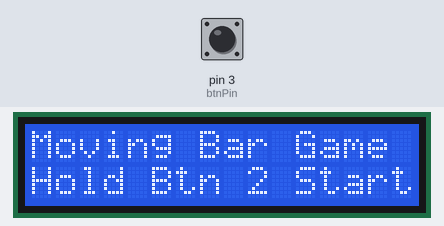
Recording of a sketch running on a simulated Arduino Uno, built with avr-gcc and run on an emulated ATmega328P. On the bench: 16×2 character LCD. The inputs (shaded band) are chosen by the test bench; at power-on: pin 3 (btnPin) LOW. Random numbers use the default seed unless the sketch sets one.

Above: at 1.2 s.
1.3 s: pin 3 (btnPin) pulled HIGH for 1.2 s
At 3.0 s:
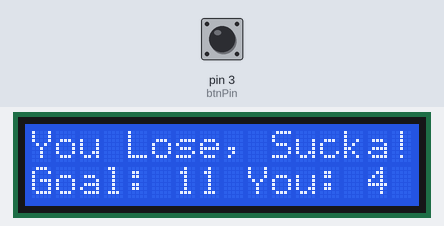
4.0 s: pin 3 (btnPin) pulled HIGH for 3.2 s
At 6.23 s:
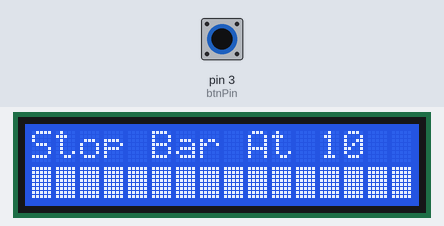
8.7 s: pin 3 (btnPin) pulled HIGH for 1.2 s
At 11.1 s:
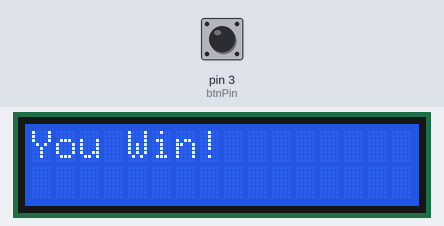
13.4 s: pin 3 (btnPin) driven HIGH
At 14.05 s:
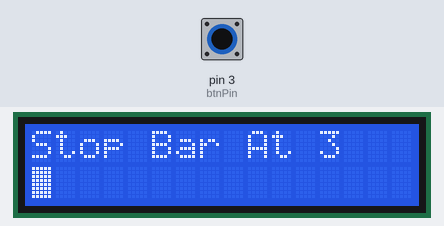

The sketch:

game.ino
```cpp
/*  Use an LCD display and a pushbutton to play a simple game.
 *  Author: Graham Home
 */

// Math library
#include <Math.h>

// I2C libraries
#include <Wire.h>
#include <LiquidCrystal_I2C.h>

// Standard library
#include <stdlib.h>

// LCD display device
LiquidCrystal_I2C lcd(0x3F,16,2); //Addr: 0x3F, 20 chars & 4 lines

// I/O pin numbers
const int btnPin = 3; // Connected to pushbutton

// Gameplay toggle
bool playing = false;

void setup() {
  // Set up I/O pins
  pinMode( btnPin, INPUT );

  // Set up interrupt for pushbutton
  attachInterrupt( digitalPinToInterrupt(btnPin), toggle, FALLING ); // Debounced

  // Start I2C
  Wire.begin();

  // Start LCD
  lcd.begin();
  lcd.backlight();
}

/**
 *  Cyclic executive.
 */
void loop() {
  play();
}

/**
 * Gameplay function.
 */
void play() {
  lcd.clear();
  lcd.setCursor( 0, 0 );
  lcd.print( "Moving Bar Game" );
  lcd.setCursor( 0, 1 );
  lcd.print( "Hold Btn 2 Start" );
  while( !digitalRead(btnPin) ) {delay(1000);};
  int number = rand() % 17; //0-16
  int position = 0;
  while( digitalRead(btnPin) ) {
    lcd.clear();
    lcd.setCursor( 0, 0 );
    lcd.print( "Stop Bar At " );
    lcd.print( number );
    for ( position; position<16; position+=1 ) {
      if ( digitalRead(btnPin) ) {
        lcd.setCursor( position, 1 );
        lcd.print( (char) 0xff );
        delay(100);
      } else {
        break;
      }
    }
    for ( position; position>0; position-- ) {
      if ( digitalRead(btnPin) ) {
        lcd.setCursor(position, 1);
        lcd.print( (char) 0xfe );
        delay(100);
      } else {
        break;
      }
    }
  }
  lcd.clear();
  lcd.setCursor( 0, 0 );
  if (position == number) {
    lcd.print( "You Win!" );
  } else {
    lcd.print( "You Lose, Sucka!" );
    lcd.setCursor( 0, 1 );
    lcd.print( "Goal: " );
    lcd.print( number );
    lcd.print( " You: " );
    lcd.print( position );
  }
  delay(2000);
}

/**
 * Toggles the gameplay on/off.
 */
void toggle() {
  playing = !playing;
}
```

Measured:
- after the input at 1.3 s, the display: first changes after 0.82 s (image 1 shows a later state)
- after the input at 13.4 s, the display: changes after 0.61 s (image 4)
- what the display in image 3 shows lasts 2.0 s, from 10.0 s to 12.0 s
